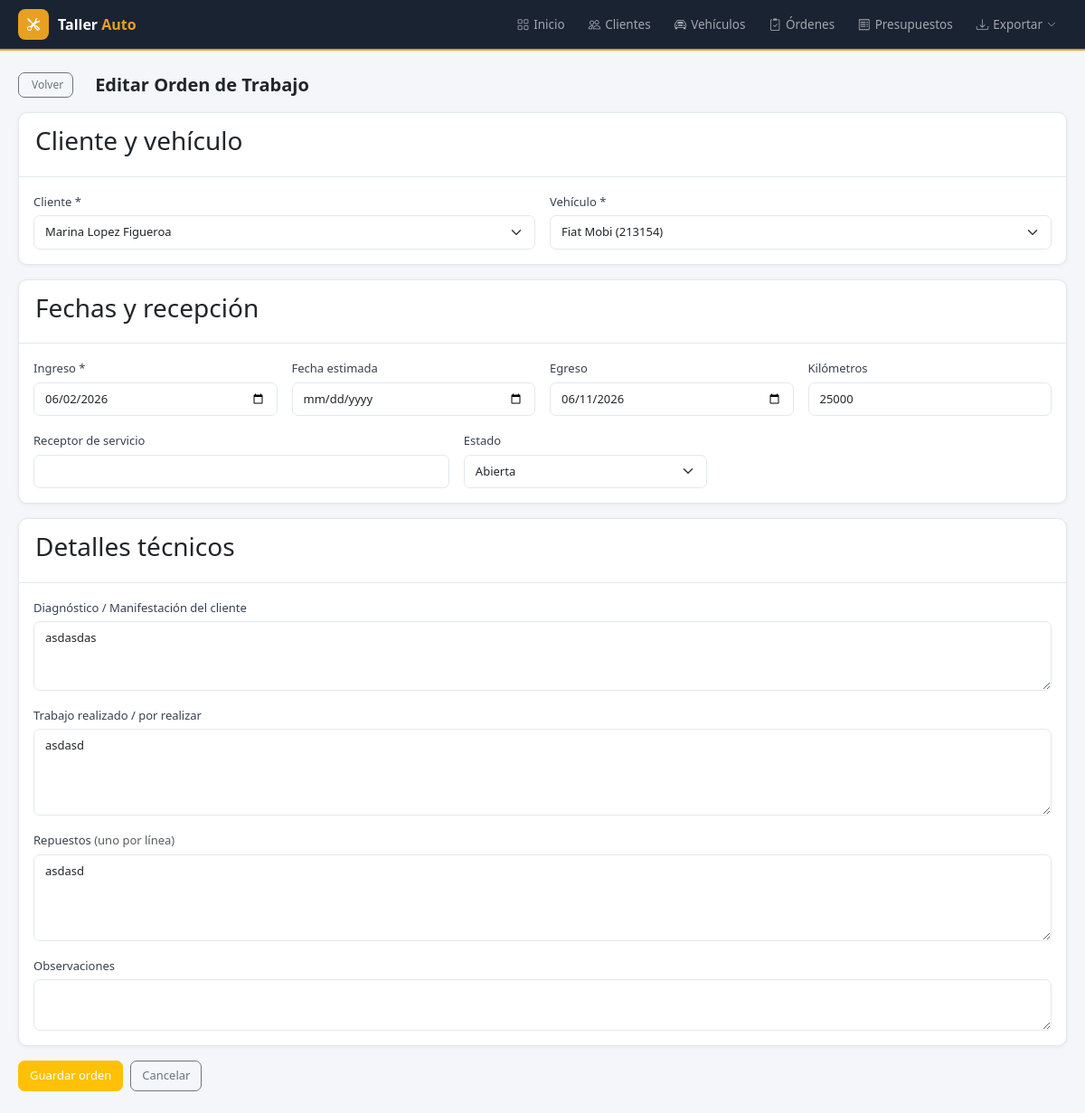
The app's page /ordenes/1/editar with its own data.
### tables this page shows
CREATE TABLE ordenes (
            id INTEGER PRIMARY KEY AUTOINCREMENT,
            vehiculo_id INTEGER NOT NULL,
            cliente_id INTEGER NOT NULL,
            fecha_ingreso DATE NOT NULL,
            fecha_estimada DATE,
            fecha_egreso DATE,
            kilometros INTEGER,
            receptor_servicio TEXT,
            descripcion_trabajo TEXT,
            diagnostico TEXT,
            repuestos TEXT,
            observaciones TEXT,
            estado TEXT DEFAULT 'abierta',
            created_at TIMESTAMP DEFAULT CURRENT_TIMESTAMP,
            FOREIGN KEY (vehiculo_id) REFERENCES vehiculos(id),
            FOREIGN KEY (cliente_id) REFERENCES clientes(id)
        );

### app.py (the view, shortened to what this page needs)
@app.route('/ordenes/<int:id>/editar', methods=['GET', 'POST'])
def editar_orden(id):
    db = get_db()
    orden = db.execute('SELECT * FROM ordenes WHERE id=?', (id,)).fetchone()
    clientes = db.execute('SELECT id, nombre || " " || apellido AS nombre FROM clientes ORDER BY apellido').fetchall()
    vehiculos = db.execute('''
        SELECT v.id, v.marca || ' ' || v.modelo || ' (' || v.patente || ')' AS descripcion, v.cliente_id
        FROM vehiculos v ORDER BY v.marca
    ''').fetchall()
    db.close()
    return render_template('orden_form.html', orden=orden, clientes=clientes, vehiculos=vehiculos)

### app.py (called while the page is built)
@app.before_request
def setup():
    if not hasattr(app, '_db_initialized'):
        init_db()
        app._db_initialized = True

### database.py (called while the page is built)
def get_db():
    conn = sqlite3.connect(DB_PATH)
    conn.row_factory = sqlite3.Row
    return conn

### templates/orden_form.html (shortened to what this page needs)
{% extends 'base.html' %}
{% block content %}
<div class="page-header mb-3">
  <div class="row align-items-center">
    <div class="col-auto"><a href="/ordenes" class="btn btn-outline-secondary btn-sm">Volver</a></div>
    <div class="col"><h2 class="page-title mb-0">{{ 'Editar' if orden else 'Nueva' }} Orden de Trabajo</h2></div>
  </div>
</div>
<form method="post">
  <div class="row g-3">
    <div class="col-12">
      <div class="card">
        <div class="card-header"><h3 class="card-title">Cliente y vehículo</h3></div>
        <div class="card-body">
          <div class="row g-3">
            <div class="col-md-6">
              <label class="form-label">Cliente *</label>
              <select name="cliente_id" class="form-select" required id="sel-cliente">
                {% for c in clientes %}
                <option value="{{ c.id }}" {{ 'selected' if orden and orden.cliente_id == c.id }}>{{ c.nombre }}</option>
                {% endfor %}
              </select>
            </div>
            <div class="col-md-6">
              <label class="form-label">Vehículo *</label>
              <select name="vehiculo_id" class="form-select" required id="sel-vehiculo">
                {% for v in vehiculos %}
                <option value="{{ v.id }}" data-cliente="{{ v.cliente_id }}"
                        {{ 'selected' if orden and orden.vehiculo_id == v.id }}>{{ v.descripcion }}</option>
                {% endfor %}
              </select>
            </div>
          </div>
        </div>
      </div>
    </div>
    <div class="col-12">
      <div class="card">
        <div class="card-header"><h3 class="card-title">Fechas y recepción</h3></div>
        <div class="card-body">
          <div class="row g-3">
            <div class="col-6 col-md-3">
              <label class="form-label">Ingreso *</label>
              <input type="date" name="fecha_ingreso" class="form-control" required value="{{ orden.fecha_ingreso if orden else '' }}">
            </div>
            <div class="col-6 col-md-3">
              <label class="form-label">Fecha estimada</label>
              <input type="date" name="fecha_estimada" class="form-control" value="{{ orden.fecha_estimada if orden else '' }}">
            </div>
            <div class="col-6 col-md-3">
              <label class="form-label">Egreso</label>
              <input type="date" name="fecha_egreso" class="form-control" value="{{ orden.fecha_egreso if orden else '' }}">
            </div>
            <div class="col-6 col-md-3">
              <label class="form-label">Kilómetros</label>
              <input type="number" name="kilometros" class="form-control" min="0" value="{{ orden.kilometros if orden else '' }}">
            </div>
            <div class="col-md-5">
              <label class="form-label">Receptor de servicio</label>
              <input type="text" name="receptor_servicio" class="form-control" value="{{ orden.receptor_servicio if orden else '' }}">
            </div>
            <div class="col-md-3">
              <label class="form-label">Estado</label>
              <select name="estado" class="form-select">
                <option value="abierta" {{ 'selected' if not orden or orden.estado=='abierta' }}>Abierta</option>
              </select>
            </div>
          </div>
        </div>
      </div>
    </div>
    <div class="col-12">
      <div class="card">
        <div class="card-header"><h3 class="card-title">Detalles técnicos</h3></div>
        <div class="card-body">
          <div class="row g-3">
            <div class="col-12">
              <label class="form-label">Diagnóstico / Manifestación del cliente</label>
              <textarea name="diagnostico" class="form-control" rows="3" placeholder="Lo que el cliente manifiesta y el diagnóstico técnico...">{{ orden.diagnostico if orden else '' }}</textarea>
            </div>
            <div class="col-12">
              <label class="form-label">Trabajo realizado / por realizar</label>
              <textarea name="descripcion_trabajo" class="form-control" rows="4">{{ orden.descripcion_trabajo if orden else '' }}</textarea>
            </div>
            <div class="col-12">
              <label class="form-label">Repuestos <span class="text-muted">(uno por línea)</span></label>
              <textarea name="repuestos" class="form-control" rows="4" placeholder="Ej: Pastillas Brembo x2&#10;Discos ventilados x2">{{ orden.repuestos if orden else '' }}</textarea>
            </div>
            <div class="col-12">
              <label class="form-label">Observaciones</label>
              <textarea name="observaciones" class="form-control" rows="2">{{ orden.observaciones if orden else '' }}</textarea>
            </div>
          </div>
        </div>
      </div>
    </div>
    <div class="col-12">
      <div class="d-flex gap-2">
        <button type="submit" class="btn btn-warning text-white">Guardar orden</button>
        <a href="/ordenes" class="btn btn-outline-secondary">Cancelar</a>
      </div>
    </div>
  </div>
</form>
{% endblock %}

### templates/base.html (style rules this page uses)
body { background: #f4f6f9; font-family: 'Segoe UI', system-ui, sans-serif; font-size: 14px; }
.page-header { margin-bottom: 20px; }
.page-title { font-size: 20px; font-weight: 700; margin: 0; display: flex; align-items: center; gap: 10px; }
.card { background: #fff; border: 1px solid #e2e8f0; border-radius: 10px; box-shadow: 0 1px 4px rgba(0,0,0,.06); }
.card-header { padding: 14px 18px; border-bottom: 1px solid #e2e8f0; background: transparent; display: flex; align-items: center; gap: 8px; font-weight: 600; font-size: 14px; }
.btn { font-size: 13px; font-weight: 500; border-radius: 7px; }
.btn-sm { font-size: 12px; padding: 4px 10px; }
.form-label { font-weight: 500; font-size: 13px; color: #374151; margin-bottom: 5px; }
.form-control, .form-select { border-color: #e2e8f0; border-radius: 7px; font-size: 13px; padding: 8px 12px; }

### records on screen
ordenes: fecha_ingreso "06/02/2026", fecha_egreso "06/11/2026", kilometros "25000", diagnostico "asdasdas", descripcion_trabajo "asdasd", repuestos "asdasd"

### other values on screen
{{ 'Editar' if orden else 'Nueva' }} "Editar"
form field cliente_id "Marina Lopez Figueroa"
form field vehiculo_id "Fiat Mobi (213154)"
